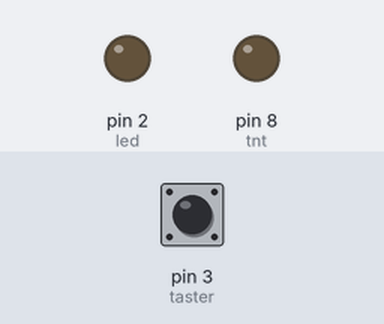
Simulated run of this sketch. Board: Arduino Uno, built with avr-gcc and run on an emulated ATmega328P. On the bench: output pins drawn as LEDs (lit = HIGH). The inputs (shaded band) are chosen by the test bench; at power-on: pin 3 (taster) LOW.

Above: at 1.8 s.
1.9 s: pin 3 (taster) pulled HIGH for 0.6 s
At 2.8 s:
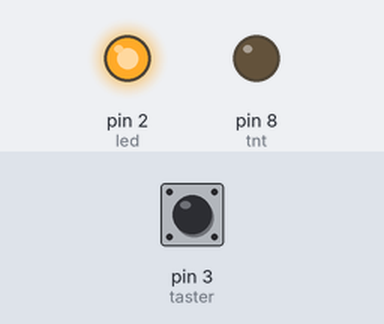
Timing chart, 0 to 4.9 s (numbered marks = the images above; inputs shaded):
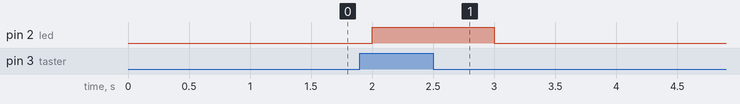

Measured:
- after the input at 1.9 s, pin 2 (led): LOW → HIGH after 0.10 s, → LOW 1.0 s later

The sketch:

Sprengung.ino
```cpp
int tnt=8;
int taster=3;
int led=2;
int tasterstatus=0;
long sprengungDelay= 5300000;


void setup() {
   pinMode(tnt,OUTPUT);
   pinMode(led,OUTPUT);
   pinMode(taster,INPUT);
   tasterstatus=0;
   digitalWrite(tnt,LOW);
}

void loop() {
  tasterstatus=digitalRead(taster);
  if(tasterstatus==HIGH){
    digitalWrite(led,HIGH);
    delay(1000);
    digitalWrite(led,LOW);
    delay(sprengungDelay);
    digitalWrite(tnt,HIGH);
    delay(1000);
    digitalWrite(tnt,HIGH);
    delay(1000);
    tasterstatus=LOW;
    }
    else{
      digitalWrite(led,LOW);
      digitalWrite(tnt,LOW);
      }

delay(500);
}
```
